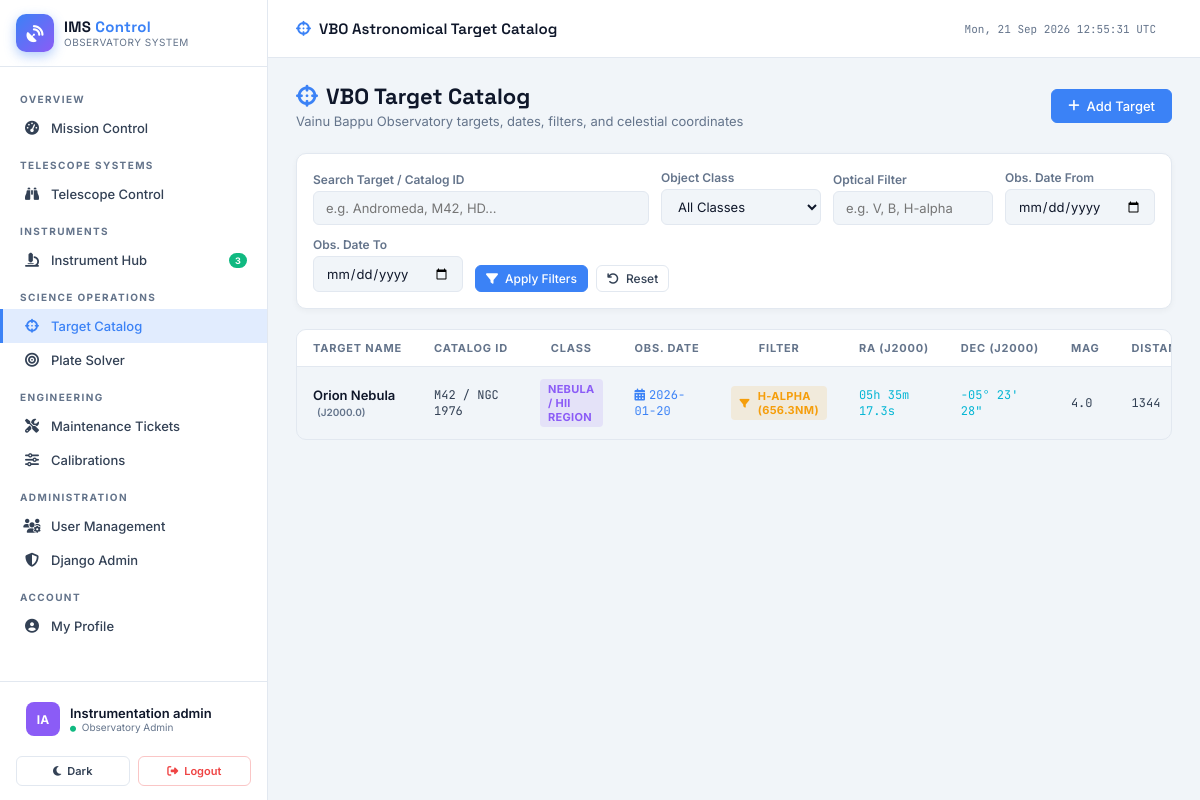
The page /observations/targets/ (signed in) on the database its author committed.
### accounts/models.py (models this page shows, shortened)
class User(AbstractUser):
    ROLE_ADMIN = 'admin'
    ROLE_ENGINEER = 'engineer'
    ROLE_OBSERVER = 'observer'
    ROLE_CHOICES = [
        (ROLE_ADMIN, 'Observatory Admin'),
        (ROLE_ENGINEER, 'Instrument Engineer'),
        (ROLE_OBSERVER, 'Astronomical Observer'),
    ]
    DEPARTMENT_CHOICES = [
        ('optics', 'Optics & Instrumentation'),
        ('electronics', 'Control Electronics'),
        ('software', 'Software & Telemetry'),
        ('astronomy', 'Observational Astronomy'),
        ('operations', 'Site Operations'),
    ]
    role = models.CharField(
        max_length=20, choices=ROLE_CHOICES, default=ROLE_OBSERVER,
        help_text="Primary functional role in the observatory system."
    )
    department = models.CharField(
        max_length=30, choices=DEPARTMENT_CHOICES, default='astronomy'
    )
    designation = models.CharField(max_length=100, blank=True, help_text="Job title or academic rank.")
    phone = models.CharField(max_length=20, blank=True)
    avatar_color = models.CharField(max_length=7, default="#4f8ef7")
    theme_preference = models.CharField(
        max_length=10,
        choices=[('dark', 'Dark Observatory Theme'), ('light', 'Light Theme')],
        default='dark'
    )
    assigned_telescopes = models.ManyToManyField(
        'telescopes.Telescope',
        blank=True,
        related_name='assigned_observers',
        help_text="Telescopes this observer is authorized to view and control."
    )
    created_at = models.DateTimeField(auto_now_add=True)
    updated_at = models.DateTimeField(auto_now=True)
    class Meta:
        verbose_name = "User"
        verbose_name_plural = "Users"
        ordering = ["username"]
    @property
    def is_admin(self):
        return self.role == self.ROLE_ADMIN or self.is_superuser
    @property
    def display_name(self):
        return self.get_full_name() or self.username
    @property
    def initials(self):
        name = self.get_full_name()
        if name:
            parts = name.split()
            return "".join(p[0].upper() for p in parts[:2])
        return self.username[:2].upper()

### observations/models.py (models this page shows, shortened)
class ObservationTarget(models.Model):
    OBJECT_CHOICES = [
        ('galaxy', 'Galaxy'),
        ('nebula', 'Nebula / HII Region'),
        ('star', 'Star / Star Cluster'),
        ('exoplanet', 'Exoplanet Host'),
        ('solar_system', 'Solar System Object'),
        ('quasar', 'Quasar / AGN'),
        ('other', 'Other / Unknown'),
    ]
    name = models.CharField(max_length=150)
    catalog_id = models.CharField(max_length=50, blank=True, help_text="Catalog identifier (e.g. NGC 224, HD 209458).")
    right_ascension = models.CharField(max_length=30, blank=True, default="00h 00m 00.0s", help_text="RA in HHh MMm SS.Ss format.")
    declination = models.CharField(max_length=30, blank=True, default="+00° 00' 00.0\"", help_text="DEC in ±DD° MM' SS.S\" format.")
    object_class = models.CharField(max_length=20, choices=OBJECT_CHOICES, default='star')
    magnitude = models.FloatField(null=True, blank=True, help_text="Visual magnitude.")
    distance_ly = models.FloatField(null=True, blank=True, help_text="Estimated distance in light-years.")
    observation_date = models.DateField(null=True, blank=True, help_text="Observation / entry date.")
    recommended_filter = models.CharField(max_length=50, default="V (550nm)", help_text="Filter used / recommended.")
    epoch = models.CharField(max_length=20, default="J2000.0", help_text="Astronomical coordinate epoch.")
    notes = models.TextField(blank=True)
    created_at = models.DateTimeField(auto_now_add=True)
    class Meta:
        verbose_name = "Observation Target"
        verbose_name_plural = "Observation Targets"
        ordering = ['name']

### observations/views.py (the view)
# urls.py: path('targets/', views.target_list_view, name='target_list'),
@login_required
def target_list_view(request):
    targets = ObservationTarget.objects.all()
    q = request.GET.get('q', '').strip()
    object_class = request.GET.get('object_class', '').strip()
    filter_name = request.GET.get('filter_name', '').strip()
    date_from = request.GET.get('date_from', '').strip()
    date_to = request.GET.get('date_to', '').strip()
    if q:
        targets = targets.filter(models.Q(name__icontains=q) | models.Q(catalog_id__icontains=q) | models.Q(notes__icontains=q))
    if object_class:
        targets = targets.filter(object_class=object_class)
    if filter_name:
        targets = targets.filter(recommended_filter__icontains=filter_name)
    if date_from:
        targets = targets.filter(observation_date__gte=date_from)
    if date_to:
        targets = targets.filter(observation_date__lte=date_to)
    targets = targets.order_by('-observation_date', 'name')
    available_filters = (
        ObservationTarget.objects.exclude(recommended_filter='')
        .values_list('recommended_filter', flat=True)
        .distinct()
    )
    context = {
        'targets': targets,
        'q': q,
        'selected_object_class': object_class,
        'selected_filter': filter_name,
        'date_from': date_from,
        'date_to': date_to,
        'object_choices': ObservationTarget.OBJECT_CHOICES,
        'available_filters': available_filters,
    }
    return render(request, 'observations/target_list.html', context)

### core/context_processors.py (called while the page is built)
def observatory_context(request):
    context = {}
    if request.user.is_authenticated:
        context['total_telescopes'] = Telescope.objects.count()
        context['online_telescopes'] = Telescope.objects.filter(status='online').count()
        context['total_instruments'] = Instrument.objects.count()
        context['online_instruments'] = Instrument.objects.filter(status='online').count()
        context['open_tickets'] = MaintenanceTicket.objects.filter(status='open').count()
        context['critical_tickets'] = MaintenanceTicket.objects.filter(status='open', severity='critical').count()
    return context

### templates/observations/target_list.html (shortened to what this page needs)
{% extends 'base.html' %}
{% block nav_targets %}active{% endblock %}
{% block topbar_title %}<i class="fas fa-crosshairs" style="color:var(--accent);margin-right:8px;"></i>VBO Astronomical Target Catalog{% endblock %}
{% block content %}
<div class="page-header">
    <div>
        <h1 class="page-title"><i class="fas fa-crosshairs"></i>VBO Target Catalog</h1>
        <p class="page-subtitle">Vainu Bappu Observatory targets, dates, filters, and celestial coordinates</p>
    </div>
    <a href="{% url 'observations:target_create' %}" class="btn btn-primary"><i class="fas fa-plus"></i> Add Target</a>
</div>
<div class="card" style="margin-bottom:20px; padding:16px;">
    <form method="get" action="{% url 'observations:target_list' %}" style="display:flex; flex-wrap:wrap; gap:12px; align-items:flex-end;">
        <div style="flex:1; min-width:180px;">
            <label style="font-size:12px; font-weight:600; color:var(--text-muted); margin-bottom:4px; display:block;">Search Target / Catalog ID</label>
            <input type="text" name="q" value="{{ q }}" placeholder="e.g. Andromeda, M42, HD..." class="form-control" style="font-size:13px;">
        </div>
        <div style="width:160px;">
            <label style="font-size:12px; font-weight:600; color:var(--text-muted); margin-bottom:4px; display:block;">Object Class</label>
            <select name="object_class" class="form-select" style="font-size:13px;">
                <option value="">All Classes</option>
            </select>
        </div>
        <div style="width:160px;">
            <label style="font-size:12px; font-weight:600; color:var(--text-muted); margin-bottom:4px; display:block;">Optical Filter</label>
            <input type="text" name="filter_name" value="{{ selected_filter }}" placeholder="e.g. V, B, H-alpha" class="form-control" style="font-size:13px;">
        </div>
        <div style="width:150px;">
            <label style="font-size:12px; font-weight:600; color:var(--text-muted); margin-bottom:4px; display:block;">Obs. Date From</label>
            <input type="date" name="date_from" value="{{ date_from }}" class="form-control" style="font-size:13px;">
        </div>
        <div style="width:150px;">
            <label style="font-size:12px; font-weight:600; color:var(--text-muted); margin-bottom:4px; display:block;">Obs. Date To</label>
            <input type="date" name="date_to" value="{{ date_to }}" class="form-control" style="font-size:13px;">
        </div>
        <div style="display:flex; gap:8px;">
            <button type="submit" class="btn btn-primary btn-sm"><i class="fas fa-filter"></i> Apply Filters</button>
            <a href="{% url 'observations:target_list' %}" class="btn btn-secondary btn-sm"><i class="fas fa-undo"></i> Reset</a>
        </div>
    </form>
</div>
<div class="table-container">
    <table>
        <thead>
            <tr>
                <th>Target Name</th>
                <th>Catalog ID</th>
                <th>Class</th>
                <th>Obs. Date</th>
                <th>Filter</th>
                <th>RA (J2000)</th>
                <th>DEC (J2000)</th>
                <th>Mag</th>
                <th>Distance (ly)</th>
            </tr>
        </thead>
        <tbody>
            {% for target in targets %}
            <tr>
                <td style="font-weight:600;color:var(--text-primary);">
                    {{ target.name }}
                    {% if target.epoch %}<span style="font-size:10px; color:var(--text-muted); margin-left:4px;">({{ target.epoch }})</span>{% endif %}
                </td>
                <td class="mono">{{ target.catalog_id|default:"—" }}</td>
                <td><span class="badge badge-purple">{{ target.get_object_class_display }}</span></td>
                <td class="mono" style="color:var(--accent);">{% if target.observation_date %}<i class="fas fa-calendar-alt" style="margin-right:4px;"></i>{{ target.observation_date|date:"Y-m-d" }}{% else %}—{% endif %}</td>
                <td><span class="badge badge-yellow"><i class="fas fa-filter" style="margin-right:4px;font-size:10px;"></i>{{ target.recommended_filter|default:"V (550nm)" }}</span></td>
                <td class="mono" style="color:var(--cyan);">{{ target.right_ascension }}</td>
                <td class="mono" style="color:var(--cyan);">{{ target.declination }}</td>
                <td class="mono">{% if target.magnitude %}{{ target.magnitude }}{% else %}—{% endif %}</td>
                <td class="mono">{% if target.distance_ly %}{{ target.distance_ly|floatformat:0 }}{% else %}—{% endif %}</td>
            </tr>
            {% empty %}
            <tr><td colspan="10" style="text-align:center;color:var(--text-muted);padding:32px;">No targets match the filter criteria. <a href="{% url 'observations:target_list' %}" style="color:var(--accent);">Reset filters →</a></td></tr>
            {% endfor %}
        </tbody>
    </table>
</div>
{% endblock %}

### templates/base.html (shortened to what this page needs)
<!DOCTYPE html>
<html lang="en" data-theme="{% if user.is_authenticated %}{{ user.theme_preference|default:'dark' }}{% else %}dark{% endif %}">
<head>
    {% load static %}
    <link rel="stylesheet" href="https://cdnjs.cloudflare.com/ajax/libs/font-awesome/6.5.0/css/all.min.css">
</head>
<body>
<nav class="sidebar">
    <div class="sidebar-logo">
        <a href="{% url 'core:dashboard' %}" class="logo-mark">
            <div class="logo-icon"><i class="fas fa-satellite-dish"></i></div>
            <div class="logo-text-block">
                <div class="logo-title">IMS <span>Control</span></div>
                <div class="logo-sub">Observatory System</div>
            </div>
        </a>
    </div>
    <nav class="sidebar-nav">
        <div class="nav-section-label">Overview</div>
        <a href="{% url 'core:dashboard' %}" class="nav-item {% block nav_dashboard %}{% endblock %}">
            <i class="fas fa-gauge-high"></i> Mission Control
        </a>
        <div class="nav-section-label">Telescope Systems</div>
        <a href="{% url 'telescopes:telescope_list' %}" class="nav-item {% block nav_telescopes %}{% endblock %}">
            <i class="fas fa-binoculars"></i> Telescope Control
        </a>
        <div class="nav-section-label">Instruments</div>
        <a href="{% url 'instruments:instrument_list' %}" class="nav-item {% block nav_instruments %}{% endblock %}">
            <i class="fas fa-microscope"></i> Instrument Hub
            {% if online_instruments %}<span class="nav-badge green">{{ online_instruments }}</span>{% endif %}
        </a>
        <div class="nav-section-label">Science Operations</div>
        <a href="{% url 'observations:target_list' %}" class="nav-item {% block nav_targets %}{% endblock %}">
            <i class="fas fa-crosshairs"></i> Target Catalog
        </a>
        <a href="{% url 'platesolver:index' %}" class="nav-item {% block nav_platesolver %}{% endblock %}">
            <i class="fas fa-bullseye"></i> Plate Solver
        </a>
        <div class="nav-section-label">Engineering</div>
        <a href="{% url 'maintenance:ticket_list' %}" class="nav-item {% block nav_tickets %}{% endblock %}">
            <i class="fas fa-screwdriver-wrench"></i> Maintenance Tickets
        </a>
        <a href="{% url 'maintenance:calibration_list' %}" class="nav-item {% block nav_calibrations %}{% endblock %}">
            <i class="fas fa-sliders"></i> Calibrations
        </a>
        {% if user.is_admin %}
        <div class="nav-section-label">Administration</div>
        <a href="{% url 'accounts:user_list' %}" class="nav-item {% block nav_users %}{% endblock %}">
            <i class="fas fa-users-cog"></i> User Management
        </a>
        <a href="/admin/" class="nav-item" target="_blank">
            <i class="fas fa-shield-halved"></i> Django Admin
        </a>
        {% endif %}
        <div class="nav-section-label">Account</div>
        <a href="{% url 'accounts:profile' %}" class="nav-item {% block nav_profile %}{% endblock %}">
            <i class="fas fa-circle-user"></i> My Profile
        </a>
    </nav>
    <div class="sidebar-user">
        <div class="user-card">
            <div class="user-avatar" style="background: {{ user.avatar_color|default:'#3b82f6' }}">
                {{ user.initials }}
            </div>
            <div style="flex:1; min-width:0;">
                <div class="user-name">{{ user.display_name }}</div>
                <div class="user-role-badge">
                    <i class="fas fa-circle" style="font-size:6px; color:var(--green); margin-right:3px;"></i>
                    {{ user.get_role_display }}
                </div>
            </div>
        </div>
    </div>
    <div class="sidebar-actions">
        <a href="{% url 'accounts:toggle_theme' %}" class="btn-sidebar-action btn-theme" title="Toggle Theme">
            <i class="fas {% if user.theme_preference == 'dark' %}fa-sun{% else %}fa-moon{% endif %}"></i>
            <span>{% if user.theme_preference == 'dark' %}Light{% else %}Dark{% endif %}</span>
        </a>
        <a href="{% url 'accounts:logout' %}" class="btn-sidebar-action btn-logout">
            <i class="fas fa-right-from-bracket"></i>
            <span>Logout</span>
        </a>
    </div>
</nav>
<div class="main-content">
    <header class="topbar">
        <div class="topbar-title">{% block topbar_title %}Instrument Management System{% endblock %}</div>
        <div class="topbar-meta" id="live-clock">Loading…</div>
    </header>
    <main class="page-body">
        {% block content %}{% endblock %}
    </main>
</div>
</body>
</html>

### rows shown on the page
User: initials "IA", display_name "Instrumentation admin", role "Observatory Admin"
ObservationTarget: name "Orion Nebula", epoch "J2000.0", catalog_id "M42 / NGC 1976", object_class "NEBULA / HII REGION", observation_date "2026-01-20", recommended_filter "H-ALPHA (656.3NM)", right_ascension "05h 35m 17.3s", declination "-05° 23' 28\"", magnitude "4.0", distance_ly "1344"

### other values the page prints
{{ online_instruments }} "3"
